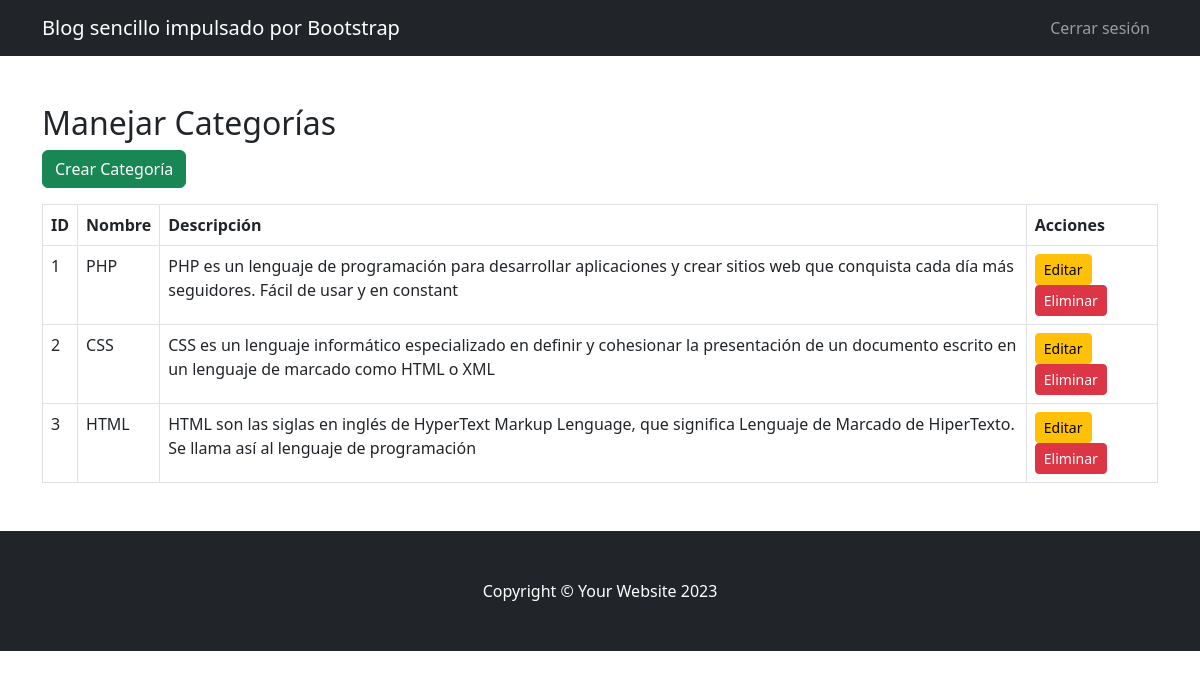
/manejar_categorias.php (signed in), run on the app's committed database.
### tables this page shows
CREATE TABLE IF NOT EXISTS `categoria` (
  `id_categoria` int NOT NULL AUTO_INCREMENT,
  `nombre_categoria` varchar(50) NOT NULL,
  `descripcion_categoria` varchar(150) NOT NULL,
  PRIMARY KEY (`id_categoria`)
);

### manejar_categorias.php (the view, shortened to what this page needs)
<?php
include('includes/header.php');
$sql = "SELECT * FROM categoria";
$resultado = $conn->query($sql);
$categorias = $resultado->fetchAll(PDO::FETCH_ASSOC);
?>
<div class="container mt-5 mb-5">
    <h2>Manejar Categorías</h2>
    <a href="crear_categoria.php" class="btn btn-success mb-3">Crear Categoría</a>
    <table class="table table-bordered">
        <thead>
            <tr>
                <th>ID</th>
                <th>Nombre</th>
                <th>Descripción</th>
                <th>Acciones</th>
            </tr>
        </thead>
        <tbody>
            <?php foreach ($categorias as $categoria): ?>
                <tr>
                    <td><?php echo $categoria['id_categoria']; ?></td>
                    <td><?php echo htmlspecialchars($categoria['nombre_categoria']); ?></td>
                    <td><?php echo htmlspecialchars($categoria['descripcion_categoria']); ?></td>
                    <td>
                        <a href="editar_categoria.php?id_categoria=<?php echo $categoria['id_categoria']; ?>"
                            class="btn btn-warning btn-sm">Editar</a>
                        <?php
                        $sqlCheck = "SELECT COUNT(*) FROM entrada_categoria WHERE id_categoria = :id_categoria";
                        $stmtCheck = $conn->prepare($sqlCheck);
                        $stmtCheck->bindParam(':id_categoria', $categoria['id_categoria'], PDO::PARAM_INT);
                        $stmtCheck->execute();
                        $count = $stmtCheck->fetchColumn();
                        ?>
                        <form action="eliminar_categoria.php" method="POST" style="display:inline;">
                            <?php if ($count > 0): ?>
                                <button type="button" class="btn btn-danger btn-sm"
                                    onclick="confirmarEliminacion(<?php echo $categoria['id_categoria']; ?>)">Eliminar</button>
                            <?php else: ?>
                                <button type="submit" class="btn btn-danger btn-sm">Eliminar</button>
                            <?php endif; ?>
                        </form>
                    </td>
                </tr>
            <?php endforeach; ?>
        </tbody>
    </table>
</div>
<?php include('includes/footer.php'); ?>

### data on the page
categoria: id_categoria "1", nombre_categoria "PHP", descripcion_categoria "PHP es un lenguaje de programación para desarrollar aplicaciones y crear sitios web que conquista cada día más seguidores. Fácil de usar y en constant"
categoria: id_categoria "2", nombre_categoria "CSS", descripcion_categoria "CSS es un lenguaje informático especializado en definir y cohesionar la presentación de un documento escrito en un lenguaje de marcado como HTML o XML"
categoria: id_categoria "3", nombre_categoria "HTML", descripcion_categoria "HTML son las siglas en inglés de HyperText Markup Lenguage, que significa Lenguaje de Marcado de HiperTexto. Se llama así al lenguaje de programación"
